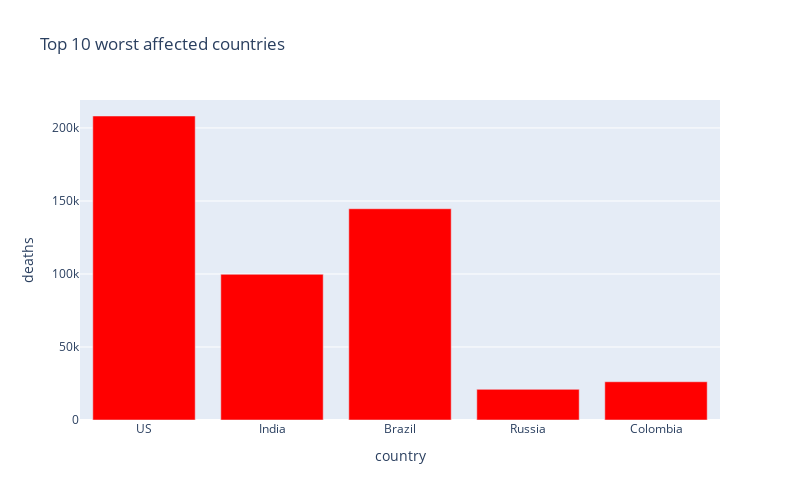

This figure's notebook cell:
### Code cell
px.bar(
    sorted_country_df.head(10),
    x = "country",
    y = "deaths",
    title= "Top 10 worst affected countries", # the axis names
    color_discrete_sequence=["RED"], 
    height=500,
    width=800
)

### Figure 1 — Plotly figure (JSON) as saved in the notebook; plotly's stock layout.template omitted (floating-point values rounded to 4 significant figures)
{"data": [{"alignmentgroup": "True", "hovertemplate": "country=%{x}<br>deaths=%{y}<extra></extra>", "legendgroup": "", "marker": {"color": "RED"}, "name": "", "offsetgroup": "", "orientation": "v", "showlegend": false, "textposition": "auto", "type": "bar", "x": ["US", "India", "Brazil", "Russia", "Colombia"], "xaxis": "x", "y": [208191, 99773, 144680, 20981, 26196], "yaxis": "y"}], "layout": {"barmode": "relative", "height": 500, "legend": {"tracegroupgap": 0}, "title": {"text": "Top 10 worst affected countries"}, "width": 800, "xaxis": {"anchor": "y", "domain": [0, 1], "title": {"text": "country"}}, "yaxis": {"anchor": "x", "domain": [0, 1], "title": {"text": "deaths"}}}}
